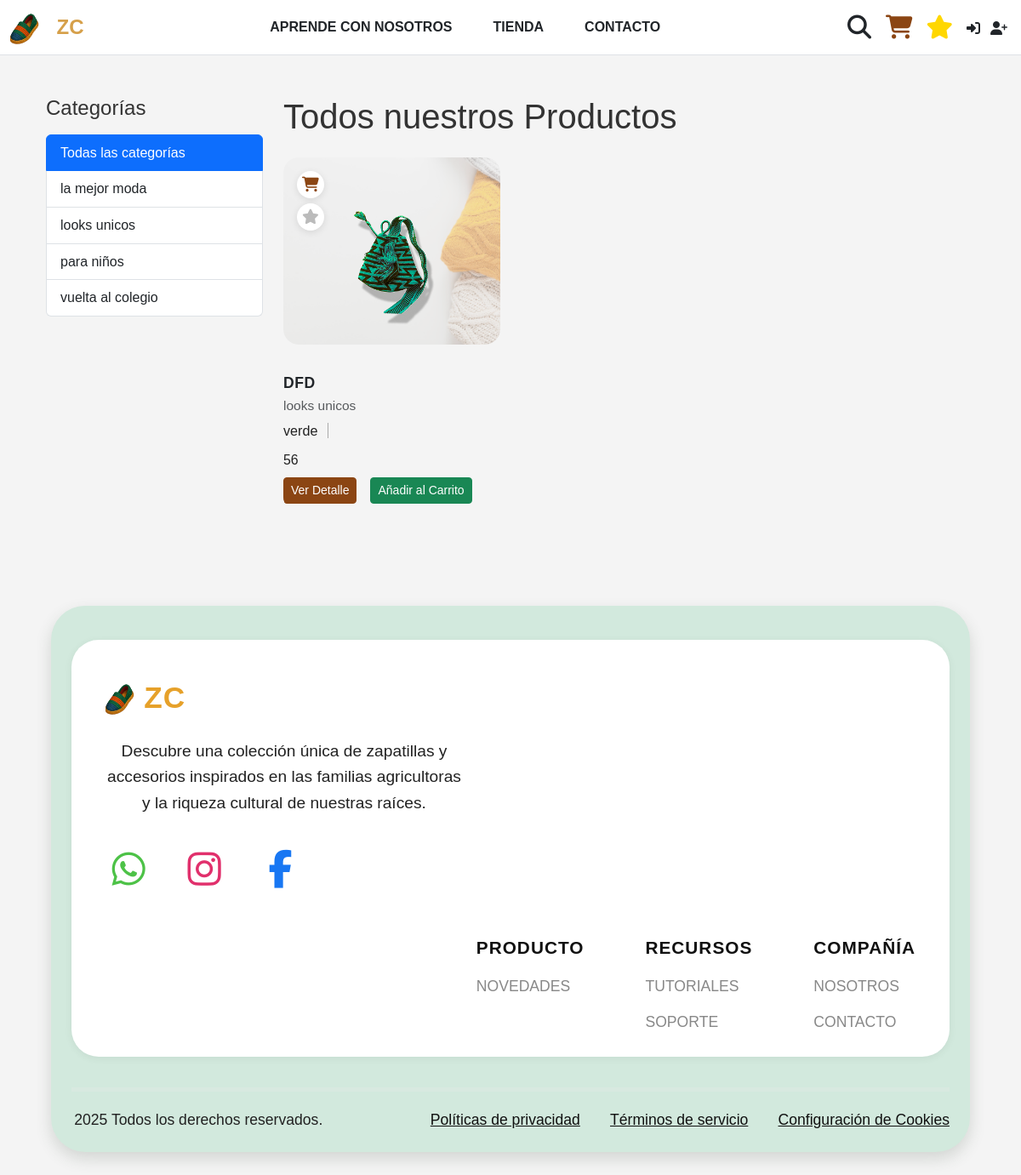
/productos/, run on the app's committed database.
### productos/models.py (models this page shows, shortened)
class Categoria(models.Model):
    nombre = models.CharField(max_length=100, unique=True)
    slug = models.SlugField(max_length=100, unique=True, help_text="URL amigable (ej: zapatos-mujer)")
    descripcion = models.TextField(blank=True, null=True)
    FONDO_CHOICES = [
        ('imagen1defondo.png', 'tarjetas'),
        ('tarjeta1.png', 'tarjeta1'),
        ('tarjeta2.png', 'tarjeta2'),
        ('tarjeta3.png', 'tarjeta3'),
    ]
    imagen_fondo = models.CharField(
        max_length=64,
        choices=FONDO_CHOICES,
        default='fondo.png',
        help_text="Imagen de fondo de la tarjeta (elige una de las imágenes del proyecto)"
    )
    imagen_principal = models.ImageField(upload_to='productos_categoria/', blank=True, null=True, help_text="Imagen principal del producto para mostrar en la tarjeta de la categoría")
    class Meta:
        verbose_name_plural = "Categorías"
        ordering = ['nombre']

class Producto(models.Model):
    categoria = models.ForeignKey(Categoria, related_name='productos', on_delete=models.CASCADE)
    nombre = models.CharField(max_length=200)
    slug = models.SlugField(max_length=200, unique=True, help_text="URL amigable (ej: zapato-flor)")
    descripcion = models.TextField()
    precio = models.DecimalField(max_digits=10, decimal_places=2)
    imagen_principal = models.ImageField(upload_to='productos/', blank=True, null=True, help_text="Imagen principal del producto")
    stock = models.PositiveIntegerField(default=0)
    disponible = models.BooleanField(default=True)
    creado = models.DateTimeField(auto_now_add=True)
    actualizado = models.DateTimeField(auto_now=True)
    FONDO_CHOICES = [
        ('fondo_zapatos_rosados.png', 'Zapatos Rosados'),
        ('tarjeta4.png', 'Tarjeta 4'),
        ('tarjeta5.png', 'Tarjeta 5'),
        ('tarjeta7.png', 'Tarjeta 7'),
        ('tarjeta8.png', 'Tarjeta 8'),
    ]
    imagen_fondo = models.CharField(
        max_length=64,
        choices=FONDO_CHOICES,
        default='fondo_zapatos_rosados.png',
        help_text="Imagen de fondo de la tarjeta del producto (elige una de las imágenes del proyecto)"
    )
    tallas = models.CharField(max_length=120, blank=True, help_text="Ejemplo: 36,37,38,39")
    colores = models.CharField(max_length=120, blank=True, help_text="Ejemplo: Rojo, Azul, Verde")
    class Meta:
        ordering = ['-creado']
        index_together = (('id', 'slug'),)
    def get_absolute_url(self):
        return reverse('productos:detalle_producto', args=[self.id, self.slug])

### productos/views.py (the view)
# urls.py: path('', views.lista_productos, name='lista_productos'),
def lista_productos(request, categoria_slug=None):
    categoria_seleccionada = None
    if categoria_slug:
        categoria_seleccionada = get_object_or_404(Categoria, slug=categoria_slug)
        productos = Producto.objects.filter(disponible=True, categoria=categoria_seleccionada)
        titulo = f"Productos - {categoria_seleccionada.nombre}"
    else:
        productos = Producto.objects.filter(disponible=True)
        titulo = "Todos los Productos"
    categorias = Categoria.objects.all()
    for producto in productos:
        if producto.colores:
            import re
            producto.colores_list = [c.strip() for c in re.split(r',|;|\|', producto.colores) if c.strip()]
        else:
            producto.colores_list = []
    return render(request, 'productos/lista_productos.html', {
        'productos': productos,
        'categorias': categorias,
        'categoria_seleccionada': categoria_seleccionada,
        'titulo_pagina': titulo
    })

### core/context_processors.py (called while the page is built)
def cart_item_count(request):
    cart = request.session.get('cart', {})
    total_items = sum(item_data.get('cantidad', 0) for item_data in cart.values())
    return {'cart_item_count': total_items}

### productos/templates/productos/lista_productos.html (shortened to what this page needs)
{% extends 'core/base.html' %}
{% load static %}
{% block content %}
<div class="container my-5">
    <div class="row">
        <div class="col-lg-3">
            <h4 class="mb-3">Categorías</h4>
            <div class="list-group">
                <a href="{% url 'productos:lista_productos' %}" class="list-group-item list-group-item-action {% if not categoria %}active{% endif %}">Todas las categorías</a>
                {% for cat in categorias %}
                <a href="{% url 'productos:lista_productos_por_categoria' cat.slug %}" class="list-group-item list-group-item-action {% if categoria and categoria.slug == cat.slug %}active{% endif %}">
                    {{ cat.nombre }}
                </a>
                {% endfor %}
            </div>
        </div>
        <div class="col-lg-9">
            <h1 class="mb-4">
                {% if categoria %}
                    {{ categoria.nombre }}
                {% else %}
                    Todos nuestros Productos
                {% endif %}
            </h1>
            {% if productos %}
            <div class="row row-cols-1 row-cols-md-2 row-cols-lg-3 g-4">
                {% for producto in productos %}
                <div class="col">
                    <div class="card h-100 producto-float position-relative">
                        <div class="iconos-producto-superior">
                            <a href="{% url 'productos:agregar-carrito-simple' producto.id %}" class="icono-carrito" title="Añadir al carrito">
                                <i class="fa fa-shopping-cart"></i>
                            </a>
                            {% with favoritos=request.session.favoritos|default_if_none:"" %}
                            <span class="icono-estrella{% if producto.id in favoritos %} favorito-activo{% endif %}" title="Favorito" data-producto-id="{{ producto.id }}">
                                <i class="fa fa-star"></i>
                            </span>
                            {% endwith %}
                        </div>
                        <div class="contenedor-imagen-producto">
                            {% if producto.imagen_principal %}
                            <img src="{{ producto.imagen_principal.url }}" class="img-principal-producto" alt="{{ producto.nombre }}" data-bs-toggle="modal" data-bs-target="#modalImagen{{ producto.id }}" style="cursor: zoom-in;">
                            {% else %}
                            <img src="/static/img/placeholder.png" class="img-principal-producto" alt="Imagen no disponible">
                            {% endif %}
                        </div>
                        <div class="card-body">
                            <h5 class="card-title mb-1">{{ producto.nombre }}</h5>
                            <p class="card-text text-muted mb-1">{{ producto.categoria.nombre }}</p>
                            {% if producto.colores_list %}
                                <div style="font-size:1.01rem; color:#222; margin-bottom:8px;">
                                    {% for color in producto.colores_list %}
                                        <span style="border-right:1px solid #aaa; padding-right:12px; margin-right:12px;">{{ color }}</span>
                                    {% endfor %}
                                </div>
                            {% endif %}
                            {% if producto.tallas %}
                                <div style="font-size:0.99rem; color:#222; margin-bottom:8px;">{{ producto.tallas }}</div>
                            {% endif %}
                            <div class="d-flex gap-2 mt-2">
                                <a href="{{ producto.get_absolute_url }}" class="btn btn-sm btn-primary-custom me-2">Ver Detalle</a>
                                <a href="{% url 'productos:agregar-carrito-simple' producto.id %}" class="btn btn-sm btn-success">Añadir al Carrito</a>
                            </div>
                        </div>
                    </div>
                </div>
                {% endfor %}
            </div>
            {% else %}
            <p class="alert alert-info">No hay productos disponibles en esta categoría.</p>
            {% endif %}
        </div>
    </div>
</div>
{% endblock content %}

### core/static/css/style.css (style rules this page uses)
body { display: flex; flex-direction: column; min-height: 100vh; font-family: 'Arial', sans-serif; background-color: #f4f4f4; color: #333; line-height: 1.6; margin: 0; padding: 0; }
a { color: #8B4513; text-decoration: none; }
.btn-primary-custom { background-color: #8B4513; border-color: #8B4513; color: #fff; }
.card-body { padding: 40px; background-color: #ffffff; }
.fa, .fas, .fab { vertical-align: middle; }
.card.producto-float { background: transparent !important; border: none !important; box-shadow: none !important; }
.card.producto-float .card-body { padding: 0; margin-top: 1.2rem; background: transparent !important; }
.card.producto-float .card-title { font-weight: 600; margin-bottom: 0.25rem; }
.card.producto-float .card-text.text-muted { font-size: 0.95rem; margin-bottom: 0.25rem; }
.card.producto-float .d-flex.gap-2.mt-2 { margin-top: 0.7rem; }
.card.producto-float { overflow: hidden; background: transparent; border: none; box-shadow: none; border-radius: 18px; position: relative; }
.card.producto-float .card-body { position: relative; z-index: 3; background: transparent; margin-top: 35px; padding-bottom: 0.5rem; }
.card.producto-float .card-title { font-weight: 700; text-transform: uppercase; letter-spacing: 0.5px; font-size: 1.1rem; margin-bottom: 0.25rem; }
.card.producto-float .card-text.text-muted { font-size: 0.97rem; margin-bottom: 0.25rem; }
.iconos-producto-superior { position: absolute; top: 12px; left: 12px; z-index: 10; display: flex; flex-direction: row; gap: 10px; align-items: center; }
.icono-carrito, .icono-estrella { color: #fff; background: rgba(34,34,34,0.7); border-radius: 50%; width: 32px; height: 32px; display: flex; align-items: center; justify-content: center; font-size: 1.2rem; transition: background 0.2s, color 0.2s; text-decoration: none; }
.icono-estrella { color: #ffd700; background: rgba(34,34,34,0.7); }
.icono-estrella i { color: #bbb; transition: color 0.2s; }
.icono-estrella { cursor: pointer; }
.contenedor-imagen-producto { position: relative; width: 100%; height: 220px; display: flex; align-items: center; justify-content: center; overflow: hidden; border-radius: 18px; }
.img-principal-producto { position: relative; z-index: 2; max-width: 80%; max-height: 80%; object-fit: contain; border-radius: 12px; background: transparent; box-shadow: none; }
.iconos-producto-superior { position: absolute; left: 16px; top: 16px; z-index: 3; display: flex; flex-direction: column; align-items: flex-start; gap: 6px; }
.icono-carrito, .icono-estrella { background: #fff; border-radius: 50%; box-shadow: 0 2px 8px rgba(0,0,0,0.10); padding: 6px 7px; font-size: 1.1em; color: #8B4513; display: flex; align-items: center; justify-content: center; transition: background 0.2s, color 0.2s; }
.card.producto-float { border-radius: 16px; box-shadow: 0 4px 18px rgba(0,0,0,0.08); border: none; overflow: hidden; }

### data on the page
Categoria: nombre "la mejor moda"
Categoria: nombre "looks unicos"
Categoria: nombre "para niños"
Categoria: nombre "vuelta al colegio"
Producto: imagen_principal (picture), nombre "DFD", categoria.nombre "looks unicos", colores_list "verde", tallas "56"
